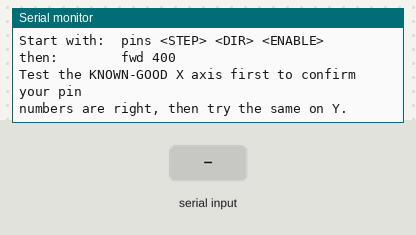
Recording of a sketch running on a simulated Arduino Uno, built with avr-gcc and run on an emulated ATmega328P. On the bench: the last lines printed to the serial monitor. Inputs (shaded band) come from the test bench.

Above: at 1.4 s.
1.5 s: "fwd 3200\n" received over Serial
At 2.2 s:
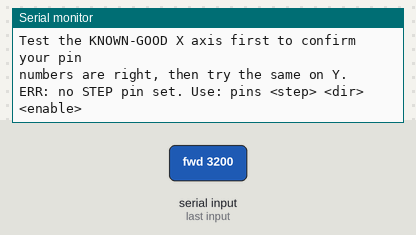
3.0 s: "pins\n" received over Serial
At 3.3 s:
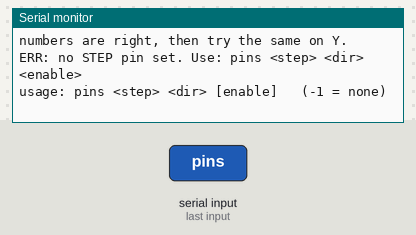
4.5 s: "en \n" received over Serial
At 5.7 s:
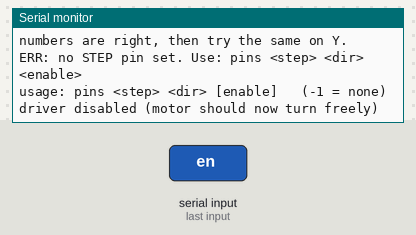
6.0 s: "speed\n" received over Serial
At 6.8 s:
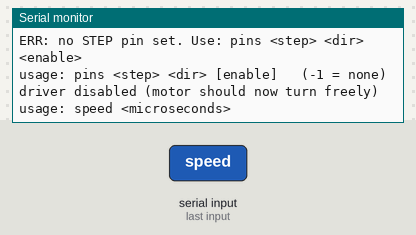
7.5 s: "pulse\n" received over Serial
At 7.9 s:
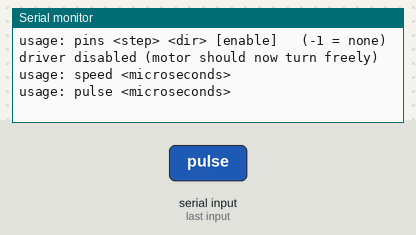
9.0 s: "info\n" received over Serial
At 9.6 s:
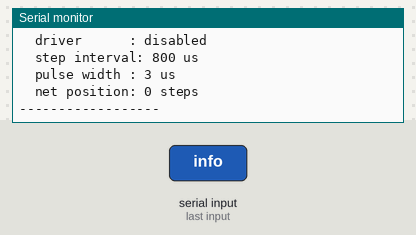

Measured:
- after the input at 1.5 s, the serial monitor: prints a new line at once (image 1)
- after the input at 3.0 s, the serial monitor: prints a new line at once (image 2)
- after the input at 4.5 s, the serial monitor: prints a new line at once (image 3)
- after the input at 6.0 s, the serial monitor: prints a new line at once (image 4)
- after the input at 7.5 s, the serial monitor: prints a new line at once (image 5)
- after the input at 9.0 s, the serial monitor: prints a new line at once (image 6)

The sketch:

stepper_bringup.ino
```cpp
/*
 * RoboChess - stepper bring-up tester
 * -----------------------------------------------------------------------
 * TEMPORARY diagnostic sketch. Upload INSTEAD of robochess_gantry.ino.
 *
 * Purpose: prove that a driver + motor can move AT ALL, with none of the
 * homing, limit-switch or soft-limit logic in the way. If an axis steps
 * here but not in the real firmware, the hardware is fine and the bug is
 * in the firmware. If it will not step here either, it is hardware.
 *
 * Pins are set at RUNTIME - you do not have to recompile to try different
 * ones, and you do not need to remember your wiring.
 *
 * -------------------------------- USE --------------------------------
 * Serial Monitor, 115200 baud, line ending set to "Newline".
 *
 *   pins 2 5 8      STEP=D2, DIR=D5, ENABLE=D8   (use -1 for no enable pin)
 *   en on           energise the driver (A4988 ENABLE is ACTIVE LOW)
 *   fwd 200         step 200 steps forward
 *   rev 200         step 200 steps back
 *   speed 800       microseconds between step edges (bigger = slower)
 *   pulse 3         STEP high time in microseconds (A4988 needs >= 1)
 *   en off          release the motor
 *   info            show current settings
 *
 * A 1.8 deg motor is 200 full steps per revolution. At 1/16 microstepping
 * that is 3200 steps per revolution, so "fwd 3200" should be exactly one
 * turn of the shaft.
 *
 * ---------------------------- WHAT IT MEANS ----------------------------
 *   Turns smoothly              driver + motor + wiring are all good.
 *   Locked stiff, will not turn no STEP pulses reaching it, OR speed is
 *                               far too fast for the motor to follow.
 *                               Try "speed 3000" before blaming anything.
 *   Buzzes / vibrates in place  one coil is not connected. Check the pair
 *                               grouping in your motor cable.
 *   Free to turn by hand while
 *   enabled                     driver is delivering no current: Vref at
 *                               zero, ENABLE not actually low, or the
 *                               module is dead.
 *   Wrong direction             swap the DIR logic in the firmware, or
 *                               swap one coil pair.
 *
 * SAFETY: never plug or unplug a motor while the driver is powered.
 */

#include <Arduino.h>

int pinStep   = -1;
int pinDir    = -1;
int pinEnable = -1;

unsigned int stepIntervalUs = 800;   // between step edges
unsigned int pulseWidthUs   = 3;     // STEP high time
bool enabled = false;

long totalSteps = 0;   // net position in steps, for sanity checking

char buf[48];
uint8_t buflen = 0;

void showInfo() {
  Serial.println(F("---- settings ----"));
  Serial.print(F("  STEP pin    : ")); Serial.println(pinStep);
  Serial.print(F("  DIR pin     : ")); Serial.println(pinDir);
  Serial.print(F("  ENABLE pin  : "));
  if (pinEnable < 0) Serial.println(F("(none)")); else Serial.println(pinEnable);
  Serial.print(F("  driver      : ")); Serial.println(enabled ? F("ENABLED") : F("disabled"));
  Serial.print(F("  step interval: ")); Serial.print(stepIntervalUs); Serial.println(F(" us"));
  Serial.print(F("  pulse width : ")); Serial.print(pulseWidthUs); Serial.println(F(" us"));
  Serial.print(F("  net position: ")); Serial.print(totalSteps); Serial.println(F(" steps"));
  Serial.println(F("------------------"));
}

void applyEnable(bool on) {
  enabled = on;
  if (pinEnable >= 0) {
    // A4988 / DRV8825 ENABLE is active LOW.
    digitalWrite(pinEnable, on ? LOW : HIGH);
  }
  Serial.print(F("driver "));
  Serial.println(on ? F("ENABLED (motor should now feel locked)")
                    : F("disabled (motor should now turn freely)"));
  if (on && pinEnable < 0) {
    Serial.println(F("  note: no ENABLE pin set - relying on the driver's"));
    Serial.println(F("        own pulldown. If the motor is not locked,"));
    Serial.println(F("        set the real ENABLE pin with 'pins'."));
  }
}

void doSteps(long n, bool forward) {
  if (pinStep < 0) {
    Serial.println(F("ERR: no STEP pin set. Use: pins <step> <dir> <enable>"));
    return;
  }
  if (!enabled) {
    Serial.println(F("note: driver not enabled, doing it for you ('en on')"));
    applyEnable(true);
    delay(5);
  }
  if (pinDir >= 0) {
    digitalWrite(pinDir, forward ? HIGH : LOW);
    delayMicroseconds(10);   // DIR setup time before the first edge
  }

  Serial.print(F("stepping "));
  Serial.print(n);
  Serial.println(forward ? F(" forward...") : F(" reverse..."));

  unsigned long t0 = millis();
  for (long i = 0; i < n; i++) {
    digitalWrite(pinStep, HIGH);
    delayMicroseconds(pulseWidthUs);
    digitalWrite(pinStep, LOW);
    if (stepIntervalUs > pulseWidthUs) {
      delayMicroseconds(stepIntervalUs - pulseWidthUs);
    }
  }
  totalSteps += forward ? n : -n;

  Serial.print(F("done in "));
  Serial.print(millis() - t0);
  Serial.print(F(" ms, net position "));
  Serial.print(totalSteps);
  Serial.println(F(" steps"));
  Serial.println(F("If the shaft did NOT move, try a slower 'speed 3000'."));
}

void setPins(int s, int d, int e) {
  pinStep = s; pinDir = d; pinEnable = e;
  if (pinStep >= 0)   { pinMode(pinStep, OUTPUT);   digitalWrite(pinStep, LOW); }
  if (pinDir >= 0)    { pinMode(pinDir, OUTPUT);    digitalWrite(pinDir, LOW); }
  if (pinEnable >= 0) { pinMode(pinEnable, OUTPUT); digitalWrite(pinEnable, HIGH); }
  enabled = false;
  totalSteps = 0;
  Serial.println(F("pins set, driver left disabled"));
  showInfo();
}

void handleLine(char *line) {
  while (*line == ' ') line++;
  if (!*line) return;

  int a, b, c;
  if (strncmp(line, "pins", 4) == 0) {
    if (sscanf(line + 4, "%d %d %d", &a, &b, &c) == 3) setPins(a, b, c);
    else if (sscanf(line + 4, "%d %d", &a, &b) == 2)   setPins(a, b, -1);
    else Serial.println(F("usage: pins <step> <dir> [enable]   (-1 = none)"));

  } else if (strncmp(line, "en ", 3) == 0) {
    applyEnable(strncmp(line + 3, "on", 2) == 0);

  } else if (strncmp(line, "fwd", 3) == 0) {
    doSteps(sscanf(line + 3, "%d", &a) == 1 ? a : 200, true);

  } else if (strncmp(line, "rev", 3) == 0) {
    doSteps(sscanf(line + 3, "%d", &a) == 1 ? a : 200, false);

  } else if (strncmp(line, "speed", 5) == 0) {
    if (sscanf(line + 5, "%d", &a) == 1 && a > 0) {
      stepIntervalUs = a;
      Serial.print(F("step interval = ")); Serial.print(stepIntervalUs);
      Serial.println(F(" us"));
    } else Serial.println(F("usage: speed <microseconds>"));

  } else if (strncmp(line, "pulse", 5) == 0) {
    if (sscanf(line + 5, "%d", &a) == 1 && a > 0) {
      pulseWidthUs = a;
      Serial.print(F("pulse width = ")); Serial.print(pulseWidthUs);
      Serial.println(F(" us"));
    } else Serial.println(F("usage: pulse <microseconds>"));

  } else if (strncmp(line, "info", 4) == 0) {
    showInfo();

  } else {
    Serial.println(F("commands: pins S D E | en on|off | fwd N | rev N |"));
    Serial.println(F("          speed US | pulse US | info"));
  }
}

void setup() {
  Serial.begin(115200);
  delay(200);
  Serial.println();
  Serial.println(F("=== RoboChess stepper bring-up tester ==="));
  Serial.println(F("No homing, no limits, no soft limits - just raw pulses."));
  Serial.println();
  Serial.println(F("Start with:  pins <STEP> <DIR> <ENABLE>"));
  Serial.println(F("then:        fwd 400"));
  Serial.println();
  Serial.println(F("Test the KNOWN-GOOD X axis first to confirm your pin"));
  Serial.println(F("numbers are right, then try the same on Y."));
  Serial.println();
}

void loop() {
  while (Serial.available()) {
    char ch = Serial.read();
    if (ch == '\r') continue;
    if (ch == '\n') {
      buf[buflen] = 0;
      handleLine(buf);
      buflen = 0;
    } else if (buflen < sizeof(buf) - 1) {
      buf[buflen++] = ch;
    }
  }
}
```
